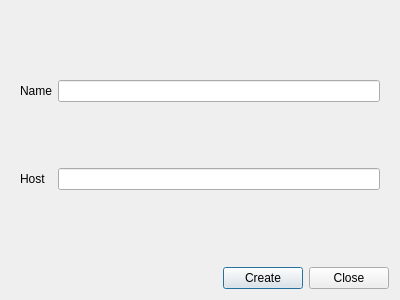
<?xml version="1.0" encoding="UTF-8"?>
<ui version="4.0">
 <class>NewDb</class>
 <widget class="QDialog" name="NewDb">
  <property name="geometry">
   <rect>
    <x>0</x>
    <y>0</y>
    <width>400</width>
    <height>300</height>
   </rect>
  </property>
  <property name="windowTitle">
   <string>NewDb</string>
  </property>
  <layout class="QVBoxLayout" name="verticalLayout">
   <item>
    <widget class="QWidget" name="widget_3" native="true">
     <property name="sizePolicy">
      <sizepolicy hsizetype="Expanding" vsizetype="Expanding">
       <horstretch>0</horstretch>
       <verstretch>0</verstretch>
      </sizepolicy>
     </property>
     <layout class="QGridLayout" name="gridLayout">
      <item row="0" column="0">
       <widget class="QLabel" name="NameLabel">
        <property name="text">
         <string>Name</string>
        </property>
       </widget>
      </item>
      <item row="0" column="1">
       <widget class="QLineEdit" name="NameTxt"/>
      </item>
      <item row="1" column="0">
       <widget class="QLabel" name="NameLabel_2">
        <property name="text">
         <string>Host</string>
        </property>
       </widget>
      </item>
      <item row="1" column="1">
       <widget class="QLineEdit" name="HostTxt"/>
      </item>
     </layout>
    </widget>
   </item>
   <item>
    <layout class="QHBoxLayout" name="horizontalLayout">
     <item>
      <spacer name="horizontalSpacer">
       <property name="orientation">
        <enum>Qt::Horizontal</enum>
       </property>
       <property name="sizeHint" stdset="0">
        <size>
         <width>40</width>
         <height>20</height>
        </size>
       </property>
      </spacer>
     </item>
     <item>
      <widget class="QPushButton" name="createButton">
       <property name="text">
        <string>Create</string>
       </property>
      </widget>
     </item>
     <item>
      <widget class="QPushButton" name="closeButton">
       <property name="text">
        <string>Close</string>
       </property>
      </widget>
     </item>
    </layout>
   </item>
  </layout>
 </widget>
 <resources/>
 <connections/>
</ui>
